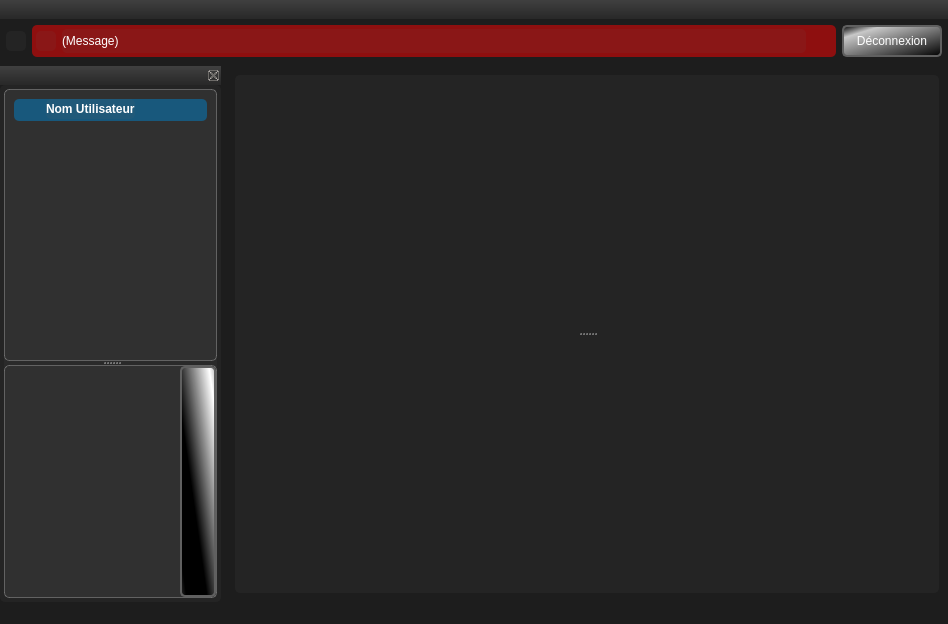
<?xml version="1.0" encoding="UTF-8"?>
<ui version="4.0">
 <class>MainWindow</class>
 <widget class="QMainWindow" name="MainWindow">
  <property name="geometry">
   <rect>
    <x>0</x>
    <y>0</y>
    <width>948</width>
    <height>624</height>
   </rect>
  </property>
  <property name="windowTitle">
   <string>OpenTera</string>
  </property>
  <property name="windowIcon">
   <iconset resource="../resources/TeraClient.qrc">
    <normaloff>:/icons/ESTRAD.ico</normaloff>:/icons/ESTRAD.ico</iconset>
  </property>
  <property name="styleSheet">
   <string notr="true">QWidget#MainWindow{background-image: url(://TeRA_Background.png); }
QWidget{background-color: rgba(0,0,0,0);color:white;border-radius:5px;}

QWidget#toolsWidget,QWidget#InToolsWidget{background-color:rgba(0,128,200,20%);}
QWidget#topWidget{background-color:rgba(0,128,200,50%);}

QFrame{background-color: rgba(100,100,100,10%); }
QFrame#frameMenu,QFrame#frameVideo{border: 1px solid rgba(150,150,150,50%);}

QFrame#frameMessages{background-color:rgba(255,0,0,50%); border-radius:5px;}

QMainWindow::separator { background: rgb(29,29,29);width: 5px;height: 5px;}
QMainWindow::separator:hover {background: black;} 
QToolBar {background: qlineargradient(x1: 0, y1: 0, x2: 0, y2: 1,stop: 0 rgb(125,125,125), stop: 1.0 rgb(80,80,80)); spacing: 5px;} 
QDockWidget{titlebar-close-icon: url(:/pictures/close-red.png);font:bold large Arial;color:rgb(200,200,198);} 
QDockWidget::title{border: darkgray solid 2px;text-align:left;background:qlineargradient(x1: 0, y1: 0, x2: 0, y2: 1,stop: 0 rgb(64,64,64), stop: 1.0 rgb(40,40,40));padding-left:5px}
QDockWidget::close-button {icon-size:14px;background: rgba(0,0,0,0);}
QMainWindow{background: rgb(29,29,29); }
QStatusBar::item{border: 1px transparent black;}

QPushButton:hover,QToolButton:hover{color:black;background-color: qlineargradient(x1:0, y1:0, x2:1, y2:1, stop:0 grey, stop: 0.2  rgb(200,200, 200), stop:1 grey);border: 2px solid rgb(186, 186, 186);border-radius: 5px;}
QPushButton,QToolButton{color:white; background-color: qlineargradient(x1:0, y1:0, x2:1, y2:1, stop:0 black, stop: 0.2  rgb(200,200, 200), stop:1 black);border: 2px solid rgb(96, 96, 96);border-radius: 5px;}
QPushButton:!enabled,QToolButton:!enabled{color: rgb(168, 168, 168); background-color: rgba(200,200,200,10%);border: 0px transparent}
QPushButton:checked,QToolButton:checked{color:black;border: 3px solid green;background-color:darkgreen;}
QPushButton[checkable=true]:!checked,QToolButton[checkable=true]:!checked{color:red;background-color:rgba(180,0,0,50%);border: 2px solid rgb(180,0,0);}
QPushButton#btnVideoSwitch {color: white; min-height: 35px; background-color: qlineargradient(spread:reflect, x1:0.220183, y1:0.745192, x2:1, y2:0, stop:0.201835 rgba(0, 0, 0, 255), stop:0.880734 rgba(255, 255, 255, 255), stop:1 rgba(189, 189, 189, 255)); border-radius: 5px;}
QPushButton#btnEditUser, QPushButton#btnConfig, QPushButton#btnCloseMessage, QPushButton#btnEditSite{background-color:transparent; border: transparent;}

QPlainTextEdit,QListWidget,QComboBox{background-color: rgba(255,255,255,20%); color: black;}
QLineEdit{background-color: rgba(0,0,0,0);color:rgba(255,255,255,50%);}
QLineEdit:!enabled{background-color: rgba(0,0,0,0);color:rgba(255,255,255,25%);}

QPlainTextEdit,QLineEdit,QListWidget,QComboBox,QTextEdit,QSpinBox{background-color: rgba(255,255,255,50%); color: black;}
QComboBox:!enabled{background-color: rgba(0,0,0,150);color:white;border:0}</string>
  </property>
  <widget class="QWidget" name="centralwidget">
   <layout class="QVBoxLayout" name="verticalLayout_3">
    <item>
     <widget class="QSplitter" name="splitter_4">
      <property name="sizePolicy">
       <sizepolicy hsizetype="MinimumExpanding" vsizetype="Expanding">
        <horstretch>0</horstretch>
        <verstretch>0</verstretch>
       </sizepolicy>
      </property>
      <property name="orientation">
       <enum>Qt::Vertical</enum>
      </property>
      <widget class="QWidget" name="widgetMainTop" native="true">
       <property name="sizePolicy">
        <sizepolicy hsizetype="MinimumExpanding" vsizetype="Preferred">
         <horstretch>0</horstretch>
         <verstretch>0</verstretch>
        </sizepolicy>
       </property>
       <layout class="QVBoxLayout" name="verticalLayout_10">
        <property name="spacing">
         <number>5</number>
        </property>
        <property name="leftMargin">
         <number>0</number>
        </property>
        <property name="topMargin">
         <number>0</number>
        </property>
        <property name="rightMargin">
         <number>0</number>
        </property>
        <property name="bottomMargin">
         <number>0</number>
        </property>
       </layout>
      </widget>
      <widget class="QWidget" name="widgetMainBottom" native="true">
       <property name="sizePolicy">
        <sizepolicy hsizetype="MinimumExpanding" vsizetype="MinimumExpanding">
         <horstretch>0</horstretch>
         <verstretch>0</verstretch>
        </sizepolicy>
       </property>
       <layout class="QVBoxLayout" name="verticalLayout_11">
        <property name="spacing">
         <number>5</number>
        </property>
        <property name="leftMargin">
         <number>0</number>
        </property>
        <property name="topMargin">
         <number>0</number>
        </property>
        <property name="rightMargin">
         <number>0</number>
        </property>
        <property name="bottomMargin">
         <number>0</number>
        </property>
       </layout>
      </widget>
     </widget>
    </item>
   </layout>
  </widget>
  <widget class="QMenuBar" name="menubar">
   <property name="geometry">
    <rect>
     <x>0</x>
     <y>0</y>
     <width>948</width>
     <height>21</height>
    </rect>
   </property>
  </widget>
  <widget class="QStatusBar" name="statusbar"/>
  <widget class="QDockWidget" name="dockerTop">
   <property name="features">
    <set>QDockWidget::NoDockWidgetFeatures</set>
   </property>
   <property name="allowedAreas">
    <set>Qt::TopDockWidgetArea</set>
   </property>
   <attribute name="dockWidgetArea">
    <number>4</number>
   </attribute>
   <widget class="QWidget" name="dockWidgetContents_2">
    <layout class="QHBoxLayout" name="horizontalLayout_3">
     <property name="leftMargin">
      <number>6</number>
     </property>
     <property name="topMargin">
      <number>6</number>
     </property>
     <property name="rightMargin">
      <number>6</number>
     </property>
     <property name="bottomMargin">
      <number>4</number>
     </property>
     <item>
      <widget class="QLabel" name="icoLoading">
       <property name="sizePolicy">
        <sizepolicy hsizetype="Fixed" vsizetype="Fixed">
         <horstretch>0</horstretch>
         <verstretch>0</verstretch>
        </sizepolicy>
       </property>
       <property name="minimumSize">
        <size>
         <width>20</width>
         <height>20</height>
        </size>
       </property>
       <property name="maximumSize">
        <size>
         <width>20</width>
         <height>20</height>
        </size>
       </property>
       <property name="text">
        <string/>
       </property>
       <property name="pixmap">
        <pixmap resource="../resources/TeraClient.qrc">:/status/loading.gif</pixmap>
       </property>
       <property name="scaledContents">
        <bool>true</bool>
       </property>
      </widget>
     </item>
     <item>
      <widget class="QFrame" name="frameMessages">
       <property name="sizePolicy">
        <sizepolicy hsizetype="Preferred" vsizetype="Expanding">
         <horstretch>0</horstretch>
         <verstretch>0</verstretch>
        </sizepolicy>
       </property>
       <property name="maximumSize">
        <size>
         <width>16777215</width>
         <height>32</height>
        </size>
       </property>
       <property name="frameShape">
        <enum>QFrame::StyledPanel</enum>
       </property>
       <property name="frameShadow">
        <enum>QFrame::Raised</enum>
       </property>
       <layout class="QHBoxLayout" name="horizontalLayout_4">
        <property name="leftMargin">
         <number>4</number>
        </property>
        <property name="topMargin">
         <number>4</number>
        </property>
        <property name="rightMargin">
         <number>4</number>
        </property>
        <property name="bottomMargin">
         <number>4</number>
        </property>
        <item>
         <widget class="QLabel" name="icoMessage">
          <property name="minimumSize">
           <size>
            <width>20</width>
            <height>20</height>
           </size>
          </property>
          <property name="maximumSize">
           <size>
            <width>20</width>
            <height>20</height>
           </size>
          </property>
          <property name="text">
           <string/>
          </property>
          <property name="pixmap">
           <pixmap resource="../resources/TeraClient.qrc">:/icons/warning.png</pixmap>
          </property>
          <property name="scaledContents">
           <bool>true</bool>
          </property>
         </widget>
        </item>
        <item>
         <widget class="QLabel" name="lblMessage">
          <property name="sizePolicy">
           <sizepolicy hsizetype="MinimumExpanding" vsizetype="Expanding">
            <horstretch>0</horstretch>
            <verstretch>0</verstretch>
           </sizepolicy>
          </property>
          <property name="text">
           <string>(Message)</string>
          </property>
         </widget>
        </item>
        <item>
         <widget class="QPushButton" name="btnCloseMessage">
          <property name="sizePolicy">
           <sizepolicy hsizetype="Fixed" vsizetype="Fixed">
            <horstretch>0</horstretch>
            <verstretch>0</verstretch>
           </sizepolicy>
          </property>
          <property name="minimumSize">
           <size>
            <width>20</width>
            <height>20</height>
           </size>
          </property>
          <property name="maximumSize">
           <size>
            <width>20</width>
            <height>20</height>
           </size>
          </property>
          <property name="cursor">
           <cursorShape>PointingHandCursor</cursorShape>
          </property>
          <property name="text">
           <string/>
          </property>
          <property name="icon">
           <iconset resource="../resources/TeraClient.qrc">
            <normaloff>:/icons/delete_old.png</normaloff>:/icons/delete_old.png</iconset>
          </property>
         </widget>
        </item>
       </layout>
      </widget>
     </item>
     <item alignment="Qt::AlignRight">
      <widget class="QPushButton" name="btnLogout">
       <property name="minimumSize">
        <size>
         <width>100</width>
         <height>32</height>
        </size>
       </property>
       <property name="cursor">
        <cursorShape>PointingHandCursor</cursorShape>
       </property>
       <property name="text">
        <string>Déconnexion</string>
       </property>
       <property name="icon">
        <iconset resource="../resources/TeraClient.qrc">
         <normaloff>:/icons/undo.png</normaloff>:/icons/undo.png</iconset>
       </property>
      </widget>
     </item>
    </layout>
   </widget>
  </widget>
  <widget class="QDockWidget" name="dockerLeft">
   <property name="features">
    <set>QDockWidget::DockWidgetClosable</set>
   </property>
   <property name="allowedAreas">
    <set>Qt::LeftDockWidgetArea</set>
   </property>
   <attribute name="dockWidgetArea">
    <number>1</number>
   </attribute>
   <widget class="QWidget" name="dockWidgetContents_3">
    <layout class="QVBoxLayout" name="verticalLayout_9">
     <property name="spacing">
      <number>0</number>
     </property>
     <property name="leftMargin">
      <number>0</number>
     </property>
     <property name="topMargin">
      <number>0</number>
     </property>
     <property name="rightMargin">
      <number>0</number>
     </property>
     <property name="bottomMargin">
      <number>0</number>
     </property>
     <item>
      <widget class="QFrame" name="frameLeft">
       <property name="sizePolicy">
        <sizepolicy hsizetype="Expanding" vsizetype="Preferred">
         <horstretch>0</horstretch>
         <verstretch>0</verstretch>
        </sizepolicy>
       </property>
       <property name="frameShape">
        <enum>QFrame::StyledPanel</enum>
       </property>
       <property name="frameShadow">
        <enum>QFrame::Raised</enum>
       </property>
       <layout class="QVBoxLayout" name="verticalLayout">
        <property name="leftMargin">
         <number>4</number>
        </property>
        <property name="topMargin">
         <number>4</number>
        </property>
        <property name="rightMargin">
         <number>4</number>
        </property>
        <property name="bottomMargin">
         <number>4</number>
        </property>
        <item>
         <widget class="QSplitter" name="splitter_2">
          <property name="orientation">
           <enum>Qt::Vertical</enum>
          </property>
          <widget class="QFrame" name="frameMenu">
           <property name="sizePolicy">
            <sizepolicy hsizetype="Expanding" vsizetype="Preferred">
             <horstretch>0</horstretch>
             <verstretch>0</verstretch>
            </sizepolicy>
           </property>
           <property name="frameShape">
            <enum>QFrame::StyledPanel</enum>
           </property>
           <property name="frameShadow">
            <enum>QFrame::Raised</enum>
           </property>
           <layout class="QVBoxLayout" name="verticalLayout_4">
            <item>
             <widget class="QWidget" name="topWidget" native="true">
              <property name="sizePolicy">
               <sizepolicy hsizetype="Preferred" vsizetype="Maximum">
                <horstretch>0</horstretch>
                <verstretch>0</verstretch>
               </sizepolicy>
              </property>
              <layout class="QHBoxLayout" name="horizontalLayout_2">
               <property name="spacing">
                <number>4</number>
               </property>
               <property name="leftMargin">
                <number>4</number>
               </property>
               <property name="topMargin">
                <number>0</number>
               </property>
               <property name="rightMargin">
                <number>4</number>
               </property>
               <property name="bottomMargin">
                <number>2</number>
               </property>
               <item>
                <widget class="QPushButton" name="btnEditUser">
                 <property name="sizePolicy">
                  <sizepolicy hsizetype="Fixed" vsizetype="Fixed">
                   <horstretch>0</horstretch>
                   <verstretch>0</verstretch>
                  </sizepolicy>
                 </property>
                 <property name="maximumSize">
                  <size>
                   <width>24</width>
                   <height>24</height>
                  </size>
                 </property>
                 <property name="cursor">
                  <cursorShape>PointingHandCursor</cursorShape>
                 </property>
                 <property name="text">
                  <string/>
                 </property>
                 <property name="icon">
                  <iconset resource="../resources/TeraClient.qrc">
                   <normaloff>:/icons/user_info.png</normaloff>:/icons/user_info.png</iconset>
                 </property>
                 <property name="iconSize">
                  <size>
                   <width>24</width>
                   <height>24</height>
                  </size>
                 </property>
                </widget>
               </item>
               <item>
                <widget class="QLabel" name="lblUser">
                 <property name="font">
                  <font>
                   <weight>75</weight>
                   <bold>true</bold>
                  </font>
                 </property>
                 <property name="text">
                  <string>Nom Utilisateur</string>
                 </property>
                </widget>
               </item>
               <item>
                <spacer name="horizontalSpacer_2">
                 <property name="orientation">
                  <enum>Qt::Horizontal</enum>
                 </property>
                 <property name="sizeHint" stdset="0">
                  <size>
                   <width>40</width>
                   <height>20</height>
                  </size>
                 </property>
                </spacer>
               </item>
               <item>
                <widget class="QPushButton" name="btnConfig">
                 <property name="sizePolicy">
                  <sizepolicy hsizetype="Fixed" vsizetype="Fixed">
                   <horstretch>0</horstretch>
                   <verstretch>0</verstretch>
                  </sizepolicy>
                 </property>
                 <property name="maximumSize">
                  <size>
                   <width>24</width>
                   <height>24</height>
                  </size>
                 </property>
                 <property name="cursor">
                  <cursorShape>PointingHandCursor</cursorShape>
                 </property>
                 <property name="toolTip">
                  <string>Panneau de configuration</string>
                 </property>
                 <property name="text">
                  <string/>
                 </property>
                 <property name="icon">
                  <iconset resource="../resources/TeraClient.qrc">
                   <normaloff>:/icons/options.png</normaloff>:/icons/options.png</iconset>
                 </property>
                 <property name="iconSize">
                  <size>
                   <width>24</width>
                   <height>24</height>
                  </size>
                 </property>
                </widget>
               </item>
              </layout>
             </widget>
            </item>
            <item>
             <widget class="ProjectNavigator" name="widgetMainMenu" native="true">
              <property name="sizePolicy">
               <sizepolicy hsizetype="Expanding" vsizetype="Preferred">
                <horstretch>0</horstretch>
                <verstretch>0</verstretch>
               </sizepolicy>
              </property>
             </widget>
            </item>
           </layout>
          </widget>
          <widget class="QFrame" name="frameVideo">
           <property name="sizePolicy">
            <sizepolicy hsizetype="Expanding" vsizetype="Maximum">
             <horstretch>0</horstretch>
             <verstretch>0</verstretch>
            </sizepolicy>
           </property>
           <property name="frameShape">
            <enum>QFrame::StyledPanel</enum>
           </property>
           <property name="frameShadow">
            <enum>QFrame::Raised</enum>
           </property>
           <layout class="QHBoxLayout" name="horizontalLayout">
            <property name="spacing">
             <number>5</number>
            </property>
            <property name="leftMargin">
             <number>0</number>
            </property>
            <property name="topMargin">
             <number>0</number>
            </property>
            <property name="rightMargin">
             <number>0</number>
            </property>
            <property name="bottomMargin">
             <number>0</number>
            </property>
            <item>
             <widget class="QWidget" name="widgetVideo" native="true">
              <property name="sizePolicy">
               <sizepolicy hsizetype="MinimumExpanding" vsizetype="Preferred">
                <horstretch>0</horstretch>
                <verstretch>0</verstretch>
               </sizepolicy>
              </property>
              <layout class="QVBoxLayout" name="verticalLayout_6">
               <property name="spacing">
                <number>0</number>
               </property>
               <property name="leftMargin">
                <number>0</number>
               </property>
               <property name="topMargin">
                <number>0</number>
               </property>
               <property name="rightMargin">
                <number>0</number>
               </property>
               <property name="bottomMargin">
                <number>0</number>
               </property>
              </layout>
             </widget>
            </item>
            <item>
             <widget class="QPushButton" name="btnVideoSwitch">
              <property name="sizePolicy">
               <sizepolicy hsizetype="Maximum" vsizetype="Minimum">
                <horstretch>0</horstretch>
                <verstretch>0</verstretch>
               </sizepolicy>
              </property>
              <property name="cursor">
               <cursorShape>PointingHandCursor</cursorShape>
              </property>
              <property name="text">
               <string/>
              </property>
              <property name="icon">
               <iconset resource="../resources/TeraClient.qrc">
                <normaloff>:/controls/branch_closed.png</normaloff>:/controls/branch_closed.png</iconset>
              </property>
              <property name="iconSize">
               <size>
                <width>24</width>
                <height>24</height>
               </size>
              </property>
             </widget>
            </item>
           </layout>
          </widget>
         </widget>
        </item>
       </layout>
      </widget>
     </item>
    </layout>
   </widget>
  </widget>
 </widget>
 <customwidgets>
  <customwidget>
   <class>ProjectNavigator</class>
   <extends>QWidget</extends>
   <header>projectnavigator.h</header>
   <container>1</container>
  </customwidget>
 </customwidgets>
 <resources>
  <include location="../resources/TeraClient.qrc"/>
 </resources>
 <connections/>
</ui>
